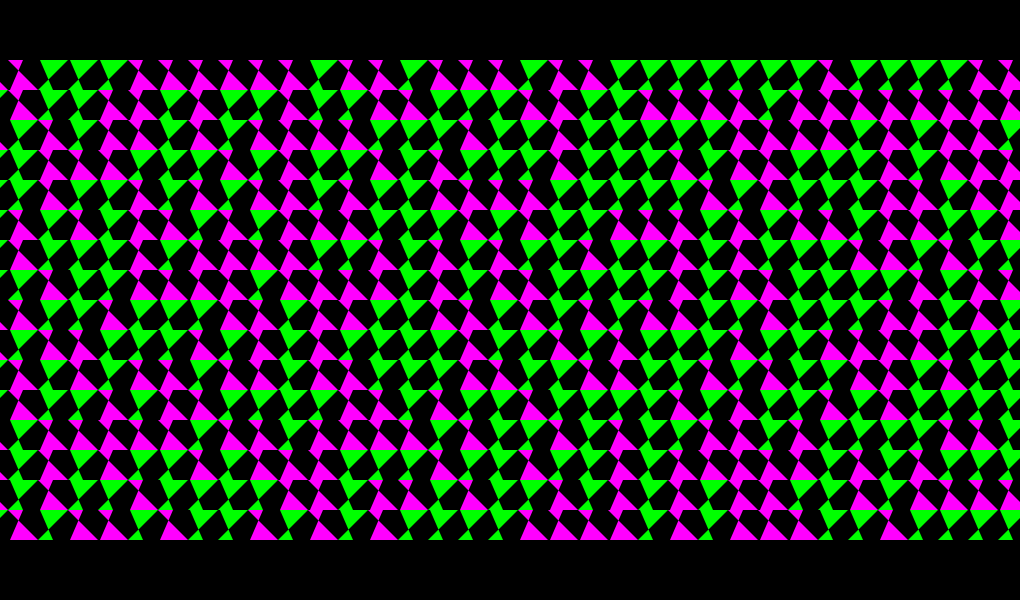
Frame 1 (no input)
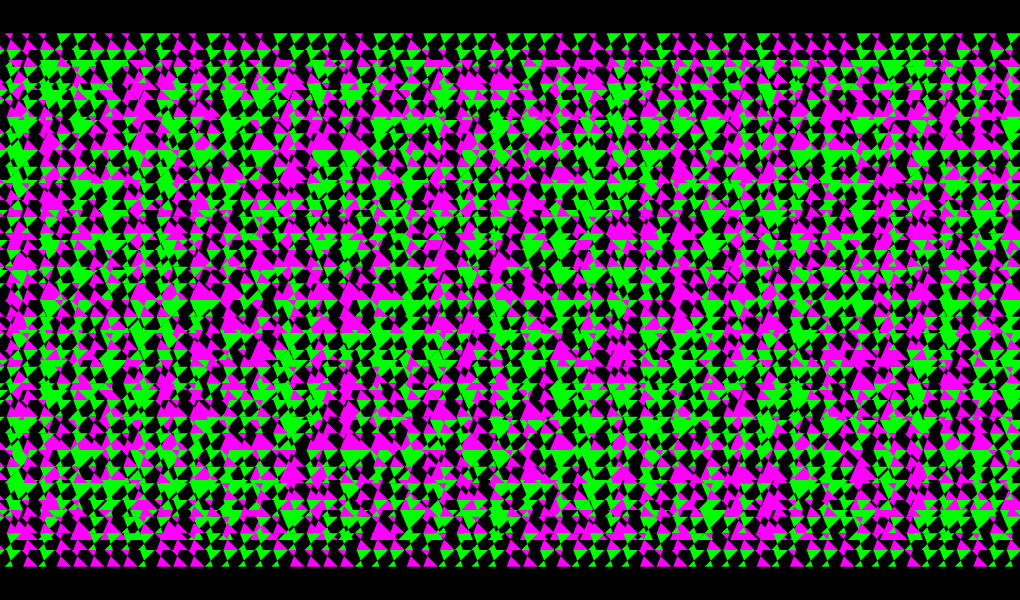
Frame 2 (the mouse pressed at the canvas centre, redrawn once)

The p5.js sketch that drew these frames (run headless with seeded random() and noise() and a simulated clock; the mouse was pressed at the canvas centre and the sketch redrawn once):

// p5.js sketch
// ── sketch.js
function setup() {
  createCanvas(1020, 600);
  noStroke();
  background(0);
}

function draw() {

var linee = int(pow(2, int(random(1, 6))));
var u = height / (linee + 4);
var spessore = int(pow(2, int(random(1, 4))));
var uth1 = u / spessore;
var uth2 = u / uth1 ;
var startX = int(-u * 0.75);
var startY = height/2 - linee/2 * u;
var endX = width+u;
var endY = height/2 + linee/2 * u;
for (var x = startX; x < endX; x += u) {
 for (var y = startY; y < endY; y += u) {
 if (random(1) > 0.5) {
 fill(255, 0, 255);
 quad(x, y, x+u, y+u, x+uth2, y+u, x+uth1, y);
 }
 else {
 fill(0, 255, 0);
 quad(x, y+u, x+u, y, x+uth2, y, x+uth1, y+u);
 }
 }
}
  noLoop();
}
